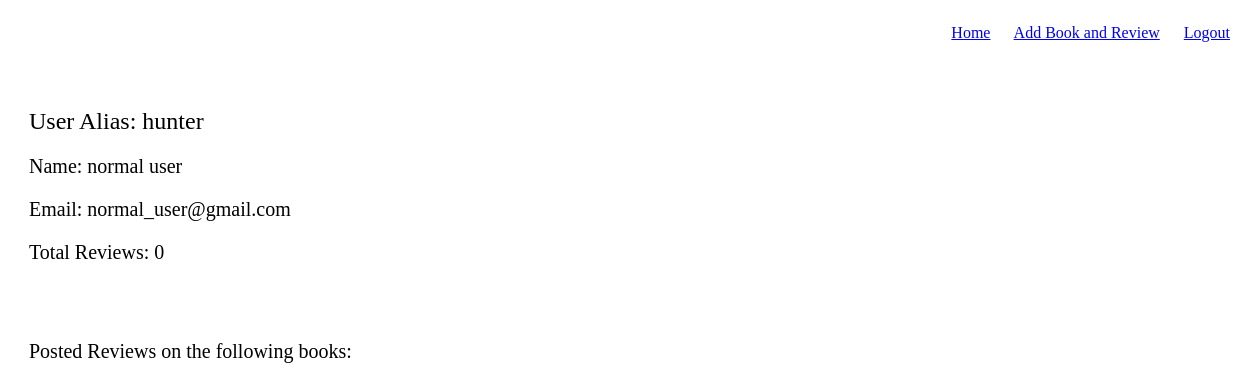
The app's page /users/3 (signed in), older data.
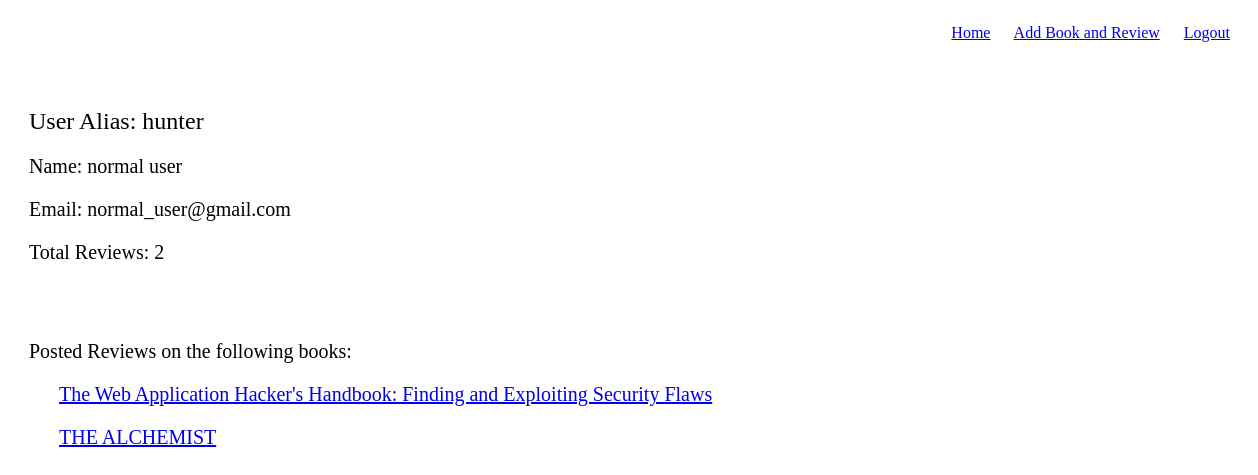
The same page, newer data.
### main_app/models.py (models this page shows)
class Book(models.Model):
	title = models.CharField(max_length=255)
	author = models.CharField(max_length=255)
	poster = models.ForeignKey(User, related_name="uploaded_books")
	book_image = models.ImageField(upload_to='book_images/', default='book_images/no-img.jpg')
	rating = models.FloatField(default=0)
	created_at = models.DateTimeField(auto_now_add=True)

### main_app/views.py (the view)
# urls.py: url(r'^users/(?P<user_id>[1-9][0-9]*)$', views.show_user), #Get method
def show_user(request, user_id):
	if request.session.get('user_id',None) is None:
		messages.error('You should login if want to show informations')
		return redirect('/')
	else:
		user = User.objects.get(id=user_id)
		reviewed_books = user.reviews_left.all().values('book').distinct()
		books = [ Book.objects.get(id=item['book']) for item in reviewed_books ]
		total_reviews = len(books)
		return render(request, 'main_app/user.html',{'user':user,
		                                             'total_reviews': total_reviews,
		                                              'books':books})

### main_app/templates/main_app/user.html (shortened to what this page needs)
<!DOCTYPE html>
<html lang="en">
<head>
    {% load static %}
    <link rel="stylesheet" href="{% static 'main_app/css/style.css' %}">
    <link rel="stylesheet" href="{% static 'main_app/css/header.css' %}">
</head>
<body>
    <header>
        <p class="header_right">
            <a href="/">Home</a>
            <a href="/books/add">Add Book and Review</a>
            <a href="/logout">Logout</a>
        </p>
    </header>
    <main class="user_content">
        {% if request.session.user_id %}
            <h2 style="font-weight: none">User Alias: {{user.alias}}</h2>
            <p>Name: {{user.name}}</p>
            <p>Email: {{user.email}}</p>
            <p>Total Reviews: {{ total_reviews }}</p>
            <br><br>
        <p>Posted Reviews on the following books: </p>
        <div>
            {% for book in books %}
            <p>
                <a href="/books/{{book.id}}">{{book.title}}</a>
            </p>
            {% endfor %}
        </div>
        {% else %}
            <p>PLease login to access your information</p>
        {% endif %}
    </main>
</body>
</html>

Row changes from the older to the newer data that the page shows:
now on this page (row edited): Book: title "The Web Application Hacker's Handbook: Finding and Exploiting Security Flaws"
now on this page (row edited): Book: title "THE ALCHEMIST"
Text that changed along with them:
{{ total_reviews }}: "0" → "2"
